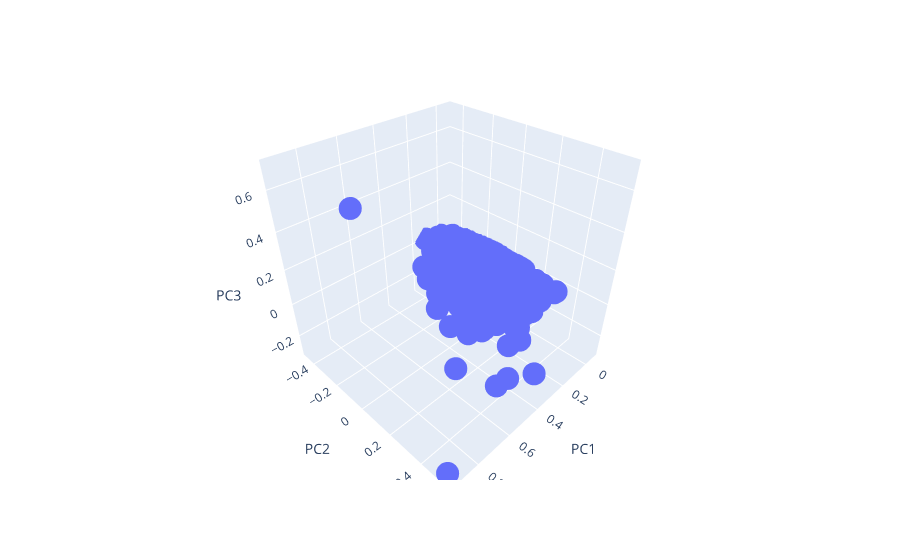

The notebook cell this image was saved under:
### Markdown cell above
In the next cell, you are asked to perform a 3 components PCA and plot it using Plotly.
<div class="alert alert-danger">
 Note: On certain versions of Firefox, the 3D scatter function of plotly may have some issues.
</div>

### Code cell
"""
CELL N°2.2.2 : Principal Component Analysis (3D)

@pre:  A pandas.DataFrame `X` containing the dataset and labels `y`
@post: A PCA visualization in 3D where points are colored with respect to true labels `y`
"""
def triplot_visualization(X_real, y, columns=None):
    """
    Plot a triplot graph: the scaled data after applying a 3D PCA.

    :param pca: PCA object
    :param X: a n by m matrix (or DataFrame), containing the input prior to the PCA transformation
    :param y: a vector of length n containing the target
    :param columns: a list of length m contained the names of the columns
        If not given, X.columns will be used
    """
    pca = PCA(n_components=3)
    X = pca.fit_transform(X_real)

    """columns = (
        columns
        if columns is not None
        else X.columns
        if isinstance(X, pd.DataFrame)
        else [f"Feature {i+1}" for i in range(X.shape[1])]
    )"""

    # Normalize data for scaling
    X_normalized = X / (X.max(axis=0) - X.min(axis=0))

    df = pd.DataFrame(data=X_normalized, columns=["PC1", "PC2", "PC3"])

    # Prepare loadings (vector components)
    loadings = pca.components_.T * np.sqrt(pca.explained_variance_)

    loadings_df = pd.DataFrame(loadings, columns=["PC1", "PC2", "PC3"], index=columns)

    # Create scatter plot
    #df2 = px.data.iris()
    fig = px.scatter_3d(df, x="PC1", y="PC2", z="PC3")
    fig.show()

    # Labels and limits
    """
    plt.title("Triplot Visualization", fontsize=14)
    plt.xlabel("Principal Component 1")
    plt.ylabel("Principal Component 2")
    plt.ylabel("Principal Component 2")
    plt.axhline(0, color="gray", linestyle="--", linewidth=0.5)
    plt.axvline(0, color="gray", linestyle="--", linewidth=0.5)
    plt.grid(alpha=0.3)
    plt.legend(title="Classes", loc="best")
    plt.show()
    """


triplot_visualization(X, y, columns=df.columns)

### Figure 1 — Plotly figure (JSON) as saved in the notebook; plotly's stock layout.template omitted (floating-point values rounded to 4 significant figures; data arrays with more than 128 entries replaced by an {"elided": "..."} marker saying what was removed)
{"data": [{"hovertemplate": "PC1=%{x}<br>PC2=%{y}<br>PC3=%{z}<extra></extra>", "legendgroup": "", "marker": {"color": "#636efa", "symbol": "circle"}, "mode": "markers", "name": "", "scene": "scene", "showlegend": false, "type": "scatter3d", "x": {"elided": "6172 float values"}, "y": {"elided": "6172 float values"}, "z": {"elided": "6172 float values"}}], "layout": {"legend": {"tracegroupgap": 0}, "margin": {"t": 60}, "scene": {"domain": {"x": [0, 1], "y": [0, 1]}, "xaxis": {"title": {"text": "PC1"}}, "yaxis": {"title": {"text": "PC2"}}, "zaxis": {"title": {"text": "PC3"}}}}}
